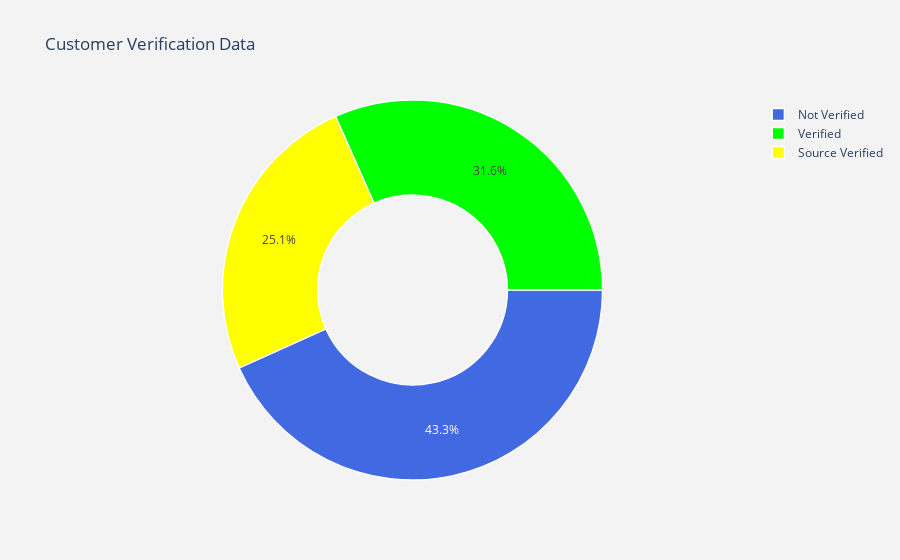

The notebook cell this image was saved under:
### Code cell
#labels
lab = loan_status_data_set["verification_status"].value_counts().keys().tolist()
#values
val = loan_status_data_set["verification_status"].value_counts().values.tolist()

trace = go.Pie(labels = lab ,
               values = val ,
               marker = dict(colors =  [ 'royalblue' ,'lime', 'yellow'],
                             line = dict(color = "white",
                                         width =  1.3)
                            ),
               rotation = 90,
               hoverinfo = "label+value+text",
               hole = .5
              )
layout = go.Layout(dict(title = "Customer Verification Data",
                        plot_bgcolor  = "rgb(243,243,243)",
                        paper_bgcolor = "rgb(243,243,243)",
                       )
                  )

data = [trace]
fig = go.Figure(data = data,layout = layout)
py.iplot(fig)

### Figure 1 — Plotly figure (JSON) as saved in the notebook; plotly's stock layout.template omitted (floating-point values rounded to 4 significant figures)
{"data": [{"hole": 0.5, "hoverinfo": "label+value+text", "labels": ["Not Verified", "Verified", "Source Verified"], "marker": {"colors": ["royalblue", "lime", "yellow"], "line": {"color": "white", "width": 1.3}}, "rotation": 90, "type": "pie", "values": [16694, 12206, 9677]}], "layout": {"paper_bgcolor": "rgb(243,243,243)", "plot_bgcolor": "rgb(243,243,243)", "title": {"text": "Customer Verification Data"}}}
